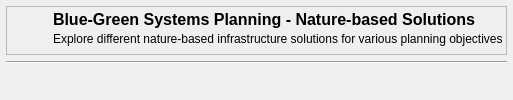
    <widget class="QWidget" name="widget_4" native="true">
     <property name="minimumSize">
      <size>
       <width>0</width>
       <height>20</height>
      </size>
     </property>
     <layout class="QGridLayout" name="gridLayout_2">
      <property name="leftMargin">
       <number>6</number>
      </property>
      <property name="topMargin">
       <number>6</number>
      </property>
      <property name="rightMargin">
       <number>6</number>
      </property>
      <property name="bottomMargin">
       <number>6</number>
      </property>
      <item row="2" column="0">
       <spacer name="verticalSpacer_3">
        <property name="orientation">
         <enum>Qt::Vertical</enum>
        </property>
        <property name="sizeType">
         <enum>QSizePolicy::Fixed</enum>
        </property>
        <property name="sizeHint" stdset="0">
         <size>
          <width>20</width>
          <height>30</height>
         </size>
        </property>
       </spacer>
      </item>
      <item row="0" column="0">
       <widget class="QFrame" name="title_frame">
        <property name="maximumSize">
         <size>
          <width>16777215</width>
          <height>65</height>
         </size>
        </property>
        <property name="frameShape">
         <enum>QFrame::StyledPanel</enum>
        </property>
        <property name="frameShadow">
         <enum>QFrame::Raised</enum>
        </property>
        <layout class="QGridLayout" name="gridLayout">
         <property name="leftMargin">
          <number>3</number>
         </property>
         <property name="topMargin">
          <number>3</number>
         </property>
         <property name="rightMargin">
          <number>3</number>
         </property>
         <property name="bottomMargin">
          <number>3</number>
         </property>
         <property name="spacing">
          <number>3</number>
         </property>
         <item row="1" column="2">
          <widget class="QLabel" name="subtitle">
           <property name="text">
            <string>Explore different nature-based infrastructure solutions for various planning objectives</string>
           </property>
           <property name="wordWrap">
            <bool>false</bool>
           </property>
          </widget>
         </item>
         <item row="0" column="0" rowspan="3">
          <widget class="QLabel" name="module_logo">
           <property name="minimumSize">
            <size>
             <width>40</width>
             <height>40</height>
            </size>
           </property>
           <property name="maximumSize">
            <size>
             <width>40</width>
             <height>40</height>
            </size>
           </property>
           <property name="text">
            <string/>
           </property>
           <property name="pixmap">
            <pixmap resource="../graphics/ubeats.qrc">:/icons/Tree-icon.png</pixmap>
           </property>
           <property name="scaledContents">
            <bool>true</bool>
           </property>
          </widget>
         </item>
         <item row="0" column="2">
          <widget class="QLabel" name="title">
           <property name="font">
            <font>
             <pointsize>12</pointsize>
             <weight>75</weight>
             <bold>true</bold>
            </font>
           </property>
           <property name="text">
            <string>Blue-Green Systems Planning - Nature-based Solutions</string>
           </property>
          </widget>
         </item>
        </layout>
       </widget>
      </item>
      <item row="1" column="0">
       <widget class="Line" name="title_line">
        <property name="orientation">
         <enum>Qt::Horizontal</enum>
        </property>
       </widget>
      </item>
     </layout>
    </widget>
